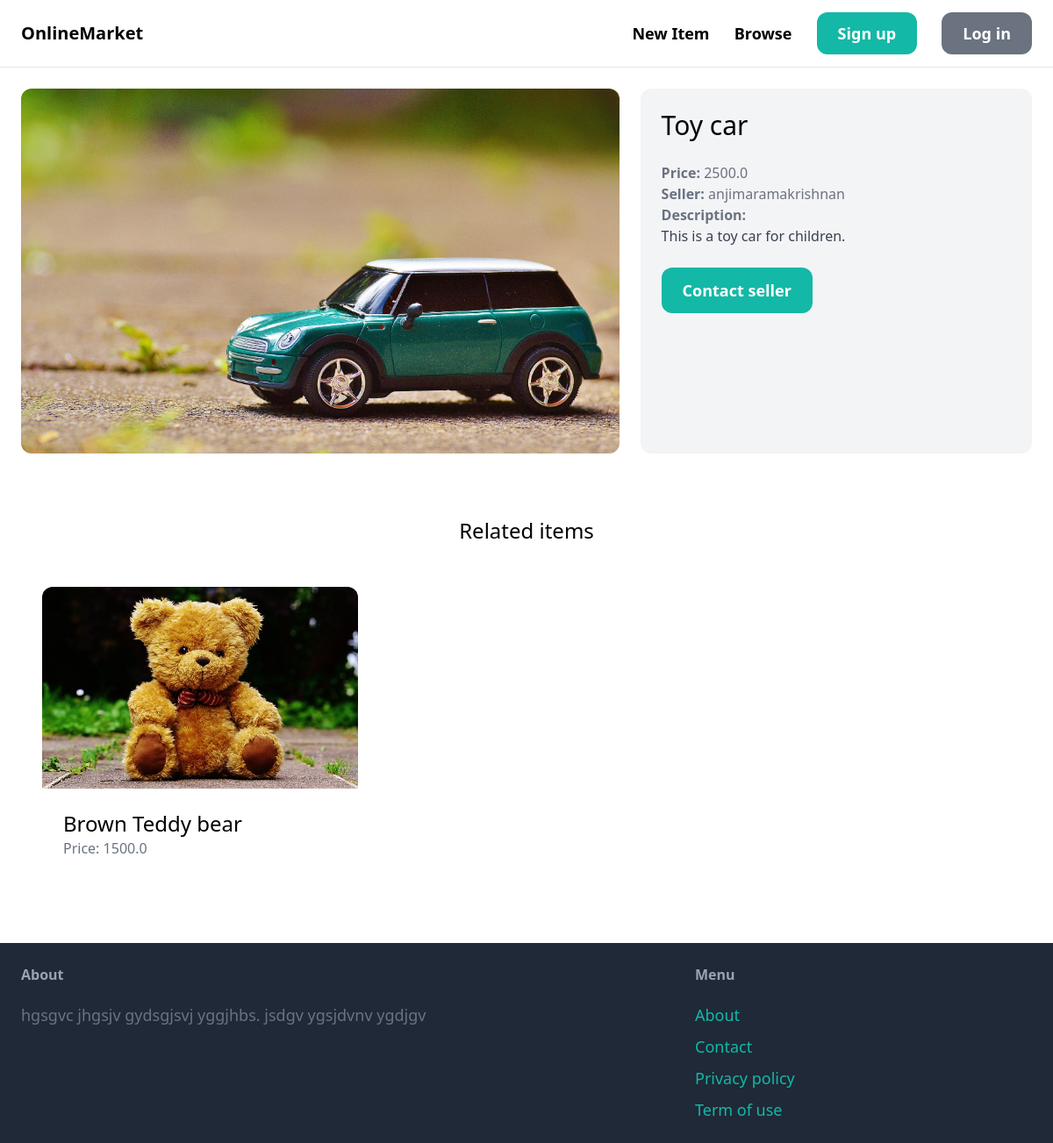
Screenshot of /items/3/ with the database file from the repository.
### item/models.py (models this page shows, shortened)
class Item(models.Model):
    Category = models.ForeignKey(Category, related_name='items', on_delete=models.CASCADE)
    name = models.CharField(max_length=255)
    description = models.TextField(blank=True, null=True)
    price = models.FloatField()
    image = models.ImageField(upload_to='item_images', blank=True, null=True)
    is_sold = models.BooleanField(default=False)
    creates_by = models.ForeignKey(User, related_name='items', on_delete=models.CASCADE)
    created_at = models.DateTimeField(auto_now_add=True)

### item/views.py (the view)
# urls.py: path('<int:pk>/', views.detail, name='detail'),
def detail(request, pk): #pk for primary key
    item = get_object_or_404(Item, pk=pk)
    related_items = Item.objects.filter(Category=item.Category, is_sold=False).exclude(pk=pk)[0:3]
    return render(request, 'item/detail.html', {
        'item': item,
        'related_items': related_items
    })

### item/templates/item/detail.html (shortened to what this page needs)
{% extends 'onmarket/base.html' %}
{% block content %}
<div class="grid grid-cols-5 gap-6">
    <div class="col-span-3">
        <img src="{{ item.image.url }}" class="rounded-xl">
    </div>
    <div class="col-span-2 p-6 bg-gray-100 rounded-xl">
        <h1 class="mb-6 text-3xl">{{ item.name }}</h1>
        <p class="text-gray-500"><strong>Price: </strong>{{ item.price }}</p>
        <p class="text-gray-500"><strong>Seller: </strong>{{ item.creates_by.username }}</p>
        {% if item.description %}
            <p class="text-gray-700">
                <strong class="text-gray-500">Description:</strong><br>
                {{ item.description }}
            </p>
        {% endif %}
        {% if request.user == item.creates_by %}
            <div class="mt-6 p-6 bg-white rounded-xl">
                <p>This is your item!</p>
                <a href="{% url 'item:edit' item.id %}" class="inline-block mt-6 px-6 py-3 text-lg font-semibold bg-teal-500 text-white rounded-xl">Edit</a>
                <a href="{% url 'item:delete' item.id %}" class="inline-block mt-6 px-6 py-3 text-lg font-semibold bg-red-500 text-white rounded-xl">Delete</a>
            </div>
        {% else %}
            <a href="{% url 'conversation:new' item.id %}" class="inline-block mt-6 px-6 py-3 text-lg font-semibold bg-teal-500 text-white rounded-xl hover:bg-teal-700">Contact seller</a>
        {% endif %}
    </div>
</div>
<div class="mt-6 px-6 py-12 bg-gray=100 rounded-xl">
    <h2 class="mb-12 text-2xl text-center">Related items</h2>
    <div class="grid grid-cols-3 gap-3">
        {% for item in related_items %}
            <div>
                <a href="{% url 'item:detail' item.id %}">
                    <div>
                        <img src="{{ item.image.url }}" class="rounded-t-xl">
                    </div>
                    <div class="p-6 bg-gray rounded-b-xl">
                        <h2 class="text-2xl">{{ item.name }}</h2>
                        <p class="text-gray-500">Price: {{ item.price }}</p>
                    </div>
                </a>
            </div>
        {% endfor %}
    </div>
</div>
{% endblock %}

### rows the page displays
Item: image (picture), name "Toy car", price "2500.0", creates_by.username "anjimaramakrishnan", description "This is a toy car for children."
Item: image (picture), name "Brown Teddy bear", price "1500.0"
